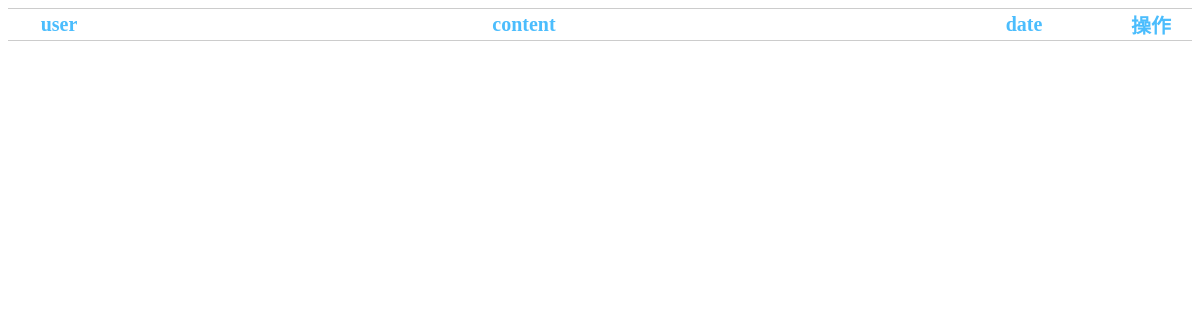
The app's page /edian/index.php/bg/home/artlist, older data.
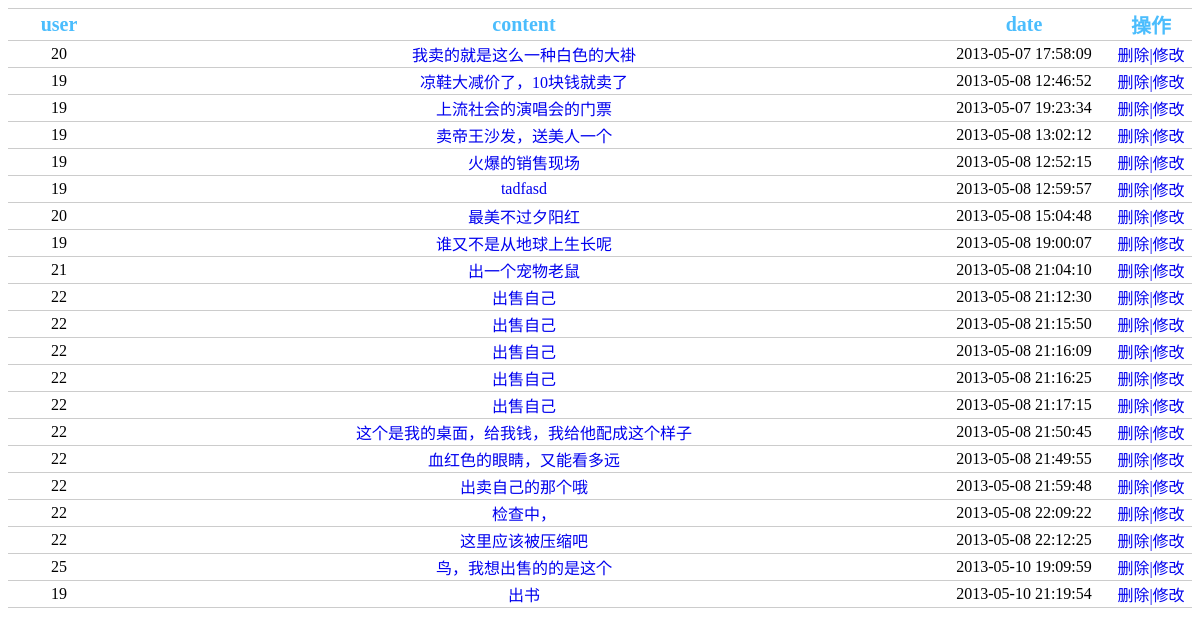
The same page, newer data.
### tables this page shows
CREATE TABLE `art` (
  `art_id` int(11) NOT NULL AUTO_INCREMENT,
  `title` varchar(150) DEFAULT NULL,
  `content` text NOT NULL,
  `part_id` int(3) DEFAULT NULL,
  `time` datetime DEFAULT NULL,
  `author_id` int(11) DEFAULT NULL,
  `value` int(11) NOT NULL DEFAULT '0',
  `visitor_num` smallint(5) unsigned NOT NULL DEFAULT '0',
  `comment_num` smallint(5) unsigned NOT NULL DEFAULT '0',
  `new` tinyint(4) NOT NULL DEFAULT '0',
  `commer` int(10) unsigned NOT NULL DEFAULT '0',
  `price` mediumint(8) unsigned DEFAULT NULL,
  `img` char(25) NOT NULL DEFAULT 'edianlogo.jpg',
  PRIMARY KEY (`art_id`),
  KEY `art_title` (`title`),
  KEY `user_id` (`author_id`),
  KEY `value` (`value`),
  KEY `author_id` (`author_id`),
  KEY `title` (`title`),
  KEY `price` (`price`)
);

### edian/application/controllers/bg/home.php (called while the page is built, shortened)
<?php
		class Home extends Ci_Controller{
				function __construct()				{
						$this->load->model("bghome");
				}
				function artlist(){
						$data['title']="文章列表";
						$data['allart']=$this->bghome->artlist_all();
						$this->load->view("m-bg-artlist2",$data);
				}
		}
?>

### edian/index.php (called while the page is built, shortened)
<?php
require_once BASEPATH.'core/CodeIgniter.php';

### edian/application/models/bghome.php (called while the page is built, shortened)
<?php
class Bghome extends Ci_Model{
		function artlist_all(){
				$res=$this->db->query("select time,author_id,title,art_id from art ");
				return $res->result();
		}
}
?>

### edian/application/views/m-bg-artlist2.php (the view, shortened to what this page needs)
<!doctype html>
<html>
	<head>
		<link rel="stylesheet" type="text/css" href="<?=base_url("common_content.css")?>">
	</head>
	<body>
				<table cellspacing="0" class="mail-box">
						<tr>
							<th class="user">user</th>
							<th class="tm">content</th>
							<th class="date">date</th>
							<th class="action">操作</th>
						</tr>
					<?php foreach($allart as $temp):?>
						<tr>
								<td class="user"><?php echo $temp->author_id?></td>
								<td class="tm"><a href="<?=site_url("bg/home/artshow/$temp->art_id")?>"><?php echo $temp->title?></a></td>
							  <td class="date"><?php echo $temp->time ?></td>
								<td class="action"><a href="<?=site_url("bg/home/artdelete/$temp->art_id")?>">删除</a><a href="<?=site_url("bg/home/artchange/$temp->art_id")?>">|修改</a></td>
					</tr>
				<?php endforeach?>
				</table>
	</body>
</html>

Row changes from the older to the newer data that the page shows:
added art: author "20", title "我卖的就是这么一种白色的大褂", time "2013-05-07 17:58:09"
added art: author "19", title "凉鞋大减价了，10块钱就卖了", time "2013-05-08 12:46:52"
added art: author "19", title "上流社会的演唱会的门票", time "2013-05-07 19:23:34"
added art: author "19", title "卖帝王沙发，送美人一个", time "2013-05-08 13:02:12"
added art: author "19", title "火爆的销售现场", time "2013-05-08 12:52:15"
added art: author "19", title "tadfasd", time "2013-05-08 12:59:57"
added art: author "20", title "最美不过夕阳红", time "2013-05-08 15:04:48"
added art: author "19", title "谁又不是从地球上生长呢", time "2013-05-08 19:00:07"
added art: author "21", title "出一个宠物老鼠", time "2013-05-08 21:04:10"
added art: author "22", title "出售自己", time "2013-05-08 21:12:30"
added art: author "22", title "出售自己", time "2013-05-08 21:15:50"
added art: author "22", title "出售自己", time "2013-05-08 21:16:09"
added art: author "22", title "出售自己", time "2013-05-08 21:16:25"
added art: author "22", title "出售自己", time "2013-05-08 21:17:15"
added art: author "22", title "这个是我的桌面，给我钱，我给他配成这个样子", time "2013-05-08 21:50:45"
added art: author "22", title "血红色的眼睛，又能看多远", time "2013-05-08 21:49:55"
added art: author "22", title "出卖自己的那个哦", time "2013-05-08 21:59:48"
added art: author "22", title "检查中，", time "2013-05-08 22:09:22"
added art: author "22", title "这里应该被压缩吧", time "2013-05-08 22:12:25"
added art: author "25", title "鸟，我想出售的的是这个", time "2013-05-10 19:09:59"
added art: author "19", title "出书", time "2013-05-10 21:19:54"
